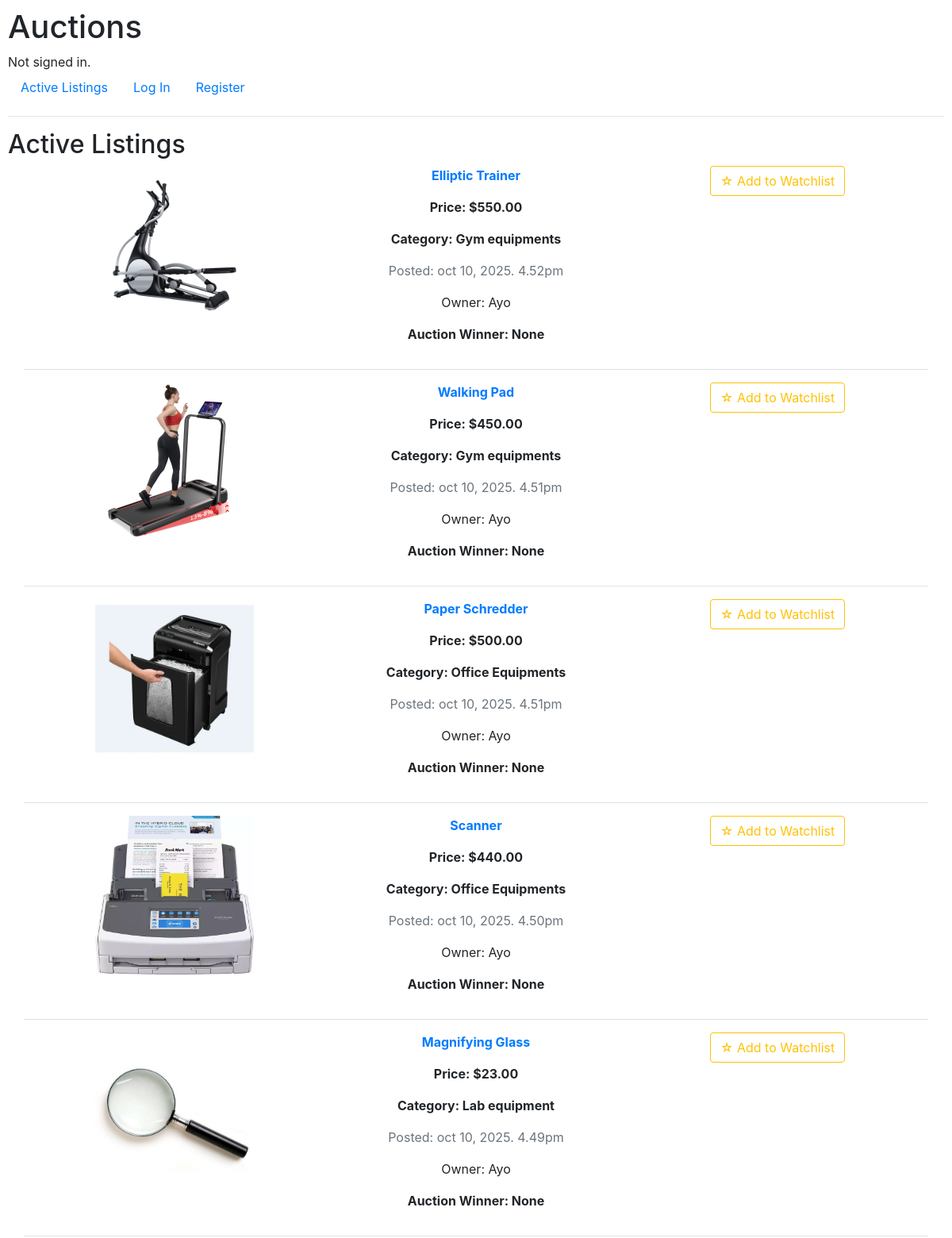
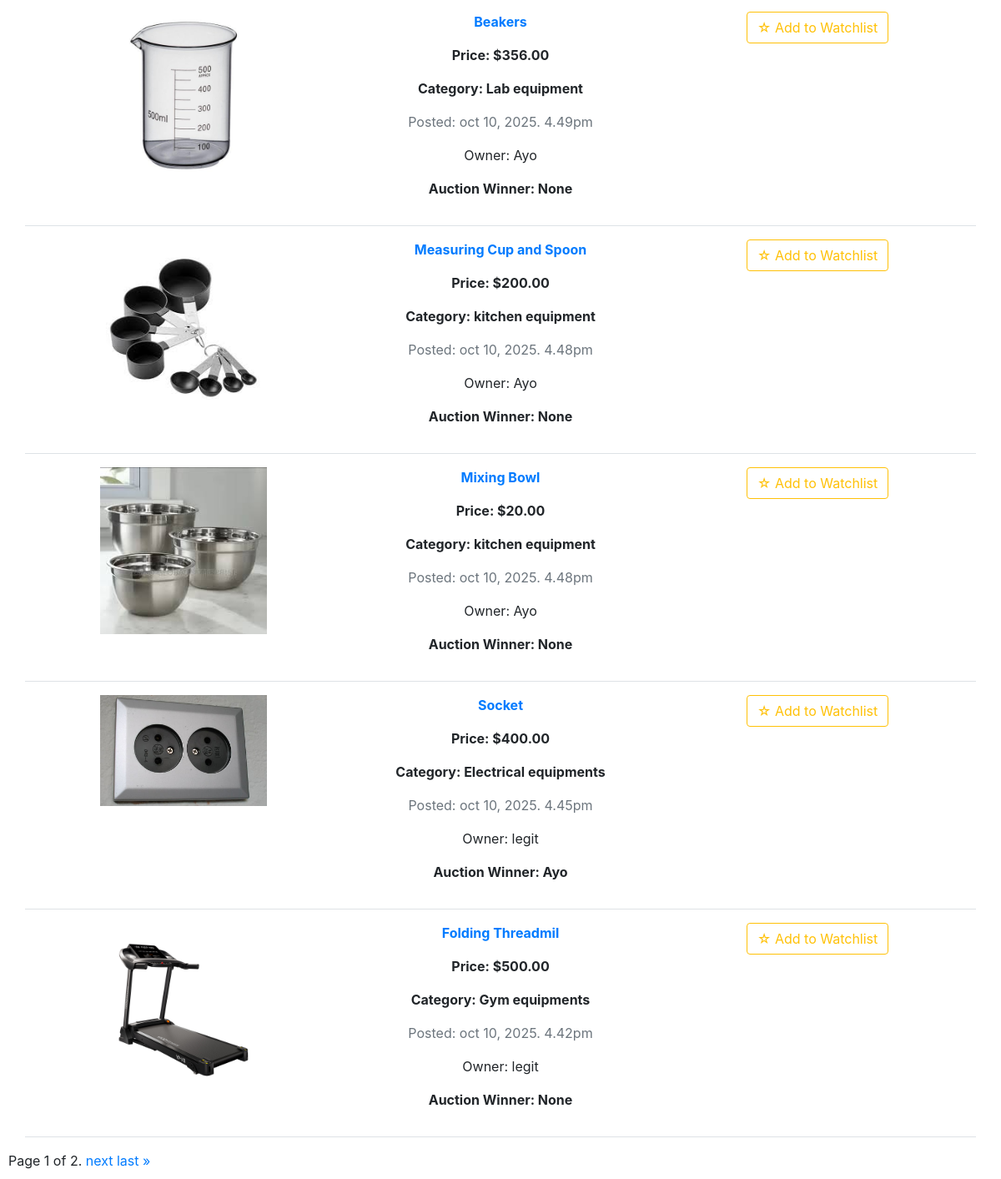
The page / on the database its author committed (2 pictures, top to bottom).
### auctions/models.py (models this page shows, shortened)
class Listing(models.Model):
    title = models.CharField(max_length=64, unique=True, validators=[validate_listing_title])
    description = models.CharField(max_length=512)
    starting_price = models.DecimalField(max_digits=10, decimal_places=2)  # Initial price
    current_price = models.DecimalField(max_digits=10, decimal_places=2, null=True, blank=True)  # Highest bid
    image = models.ImageField(upload_to='images/', null=True, blank=True)
    category = models.ForeignKey(Category, on_delete=models.CASCADE, null=True, blank=True)
    is_active = models.BooleanField(default=True)
    watchlist = models.ManyToManyField(User, blank=True, related_name="watchlisted_items")
    owner = models.ForeignKey(User, on_delete=models.CASCADE, related_name="listings_owned")
    bidders = models.ManyToManyField(User, through='Bid', related_name='bids', blank=True)  # Changed to plural
    winner = models.ForeignKey(User, on_delete=models.SET_NULL, related_name="listings_won", null=True, blank=True)  # Changed to SET_NULL
    created_date = models.DateTimeField(auto_now_add=True)
    end_date = models.DateTimeField(null=True, blank=True)  # Optional: auction end time
    def save(self, *args, **kwargs):
        if not self.current_price:
            self.current_price = self.starting_price
        super().save(*args, **kwargs)
    def get_highest_bid(self):
        return self.bid_set.order_by('-amount').first()
    def close_auction(self):
        highest_bid = self.get_highest_bid()
        if highest_bid:
            self.winner = highest_bid.user
            self.is_active = False
            self.save()
            return self.winner
        return None

class Category(models.Model):
    name = models.CharField(max_length=64, unique=True)
    class Meta:
        verbose_name_plural = "Categories"

class User(AbstractUser):
    phone_number = models.CharField(max_length=12, blank=True)
    created_date = models.DateTimeField(auto_now_add=True)
    modified_date = models.DateTimeField(auto_now=True)
    is_admin = models.BooleanField(default=False)
    def __str__(self):
        return self.username

class Bid(models.Model):
    user = models.ForeignKey(User, on_delete=models.CASCADE)
    listing = models.ForeignKey(Listing, on_delete=models.CASCADE)
    amount = models.DecimalField(max_digits=10, decimal_places=2)
    bid_time = models.DateTimeField(auto_now_add=True)
    class Meta:
        ordering = ['-amount']

### auctions/views.py (the view)
# urls.py: path("", views.index, name="index"),
def index(request):
    owner = request.user
    all_listings = Listing.objects.all().order_by('-created_date')  # Use appropriate field
    paginator = Paginator(all_listings, 10)  # 10 items per page
    page_number = request.GET.get('page')
    page_obj = paginator.get_page(page_number)
    return render(request, "auctions/index.html", {
        'owner': owner,
        'page_obj': page_obj
    })

### auctions/templates/auctions/index.html (shortened to what this page needs)
{% extends "auctions/layout.html" %}
{% load static %}
{% block body %}
    <h2>Active Listings</h2>
    <div class="container text-center">
        {% if page_obj %}
        {% for listing in page_obj %}
        <div class="row align-items-start pb-3 mb-3 border-bottom">
            <div class="col">
                {% if listing.image %}
                <img src="{{ listing.image.url }}" alt="Image for {{ listing.title }}" style="max-width:200px; max-height:200px;">
                {% else %}
                <p>No image available</p>
                {% endif %}
            </div>
            <div class="col">
                <p class="font-weight-bold"><a href="{% url 'listing_detail' listing.id %}">{{ listing.title }}</a></p>
                <p class="font-weight-bold">Price: ${{ listing.current_price }}</p>
                <p class="font-weight-bold">Category: {{ listing.category.name|default:"Uncategorized" }}</p>
                <p class="text-muted">Posted: {{ listing.created_date|date:"M j, Y. g.iA"|lower }}</p>
                <p>Owner: {{ listing.owner.username }}</p>
                <p class="font-weight-bold">Auction Winner: {{ listing.close_auction }}</p>
            </div>
            <div class="col">
                <button class="watchlist-btn btn {% if user in listing.watchlist.all %}btn-warning{% else %}btn-outline-warning{% endif %}"
                        data-listing-id="{{ listing.id }}"
                        data-url="{% url 'toggle_watchlist' listing.id %}">
                    {% if user in listing.watchlist.all %}
                        ★ Remove from Watchlist
                    {% else %}
                        ☆ Add to Watchlist
                    {% endif %}
                </button>
            </div>
        </div>
        {% endfor %}
    </div>
    {% else %}
    <p> No listings available. </p>
    {% endif %}
    <div class="pagination">
        <span class="page-links">
            <span class="current">
                Page {{ page_obj.number }} of {{ page_obj.paginator.num_pages }}.
            </span>
            {% if page_obj.has_next %}
                <a href="?page={{ page_obj.next_page_number }}">next</a>
                <a href="?page={{ page_obj.paginator.num_pages }}">last &raquo;</a>
            {% endif %}
        </span>
    </div>
{% endblock %}

### auctions/templates/auctions/layout.html (shortened to what this page needs)
{% load static %}
<!DOCTYPE html>
<html lang="en">
    <head>
        <link rel="stylesheet" href="https://stackpath.bootstrapcdn.com/bootstrap/4.4.1/css/bootstrap.min.css">
        <link href="{% static 'auctions/styles.css' %}" rel="stylesheet">
        <link href="https://cdn.jsdelivr.net/npm/sweetalert2@11/dist/sweetalert2.min.css" rel="stylesheet">
        <link rel="stylesheet" href="https://cdnjs.cloudflare.com/ajax/libs/font-awesome/6.0.0/css/all.min.css">
    </head>
    <body>
        <h1>Auctions</h1>
        <div>
            {% if user.is_authenticated %}
                Signed in as <strong>{{ user.username }}</strong>.
            {% else %}
                Not signed in.
            {% endif %}
        </div>
        <ul class="nav">
            <li class="nav-item">
                <a class="nav-link" href="{% url 'index' %}">Active Listings</a>
            </li>
            {% if user.is_authenticated %}
                <li class="nav-item">
                    <a class="nav-link" href="{% url 'create-listings' %}">Create Listings</a>
                </li>
                <li class="nav-item">
                    <a class="nav-link" href="{% url 'create-category' %}">Create Category</a>
                </li>
                <li class="nav-item position-relative">
                    <a class="nav-link" href="{% url 'watchlist' %}">
                        Watchlist
                        {% if user.watchlisted_items.count > 0 %}
                        <span id="nav-watchlist-count" class="position-absolute badge badge-pill badge-danger" style="top: -5px; right: -10px; font-size: 0.7em;">
                            {{ user.watchlisted_items.count }}
                        </span>
                        {% else %}
                        <span id="nav-watchlist-count" class="position-absolute badge badge-pill badge-danger" style="top: -5px; right: -10px; font-size: 0.7em; display: none;">
                            0
                        </span>
                        {% endif %}
                    </a>
                </li>
                <li class="nav-item">
                    <a class="nav-link" href="{% url 'logout' %}">Log Out</a>
                </li>
            {% else %}
                <li class="nav-item">
                    <a class="nav-link" href="{% url 'login' %}">Log In</a>
                </li>
                <li class="nav-item">
                    <a class="nav-link" href="{% url 'register' %}">Register</a>
                </li>
            {% endif %}
        </ul>
        <hr>
        {% block body %}
        {% endblock %}
    </body>
</html>

### auctions/static/auctions/styles.css (style rules this page uses)
body { padding: 10px; }

### rows shown on the page
Listing: image (picture), title "Elliptic Trainer", current_price "550.00", category.name "Gym equipments", created_date "oct 10, 2025. 4.52pm", owner.username "Ayo", close_auction "None", shows "☆ Add to Watchlist"
Listing: image (picture), title "Walking Pad", current_price "450.00", category.name "Gym equipments", created_date "oct 10, 2025. 4.51pm", owner.username "Ayo", close_auction "None", shows "☆ Add to Watchlist"
Listing: image (picture), title "Paper Schredder", current_price "500.00", category.name "Office Equipments", created_date "oct 10, 2025. 4.51pm", owner.username "Ayo", close_auction "None", shows "☆ Add to Watchlist"
Listing: image (picture), title "Scanner", current_price "440.00", category.name "Office Equipments", created_date "oct 10, 2025. 4.50pm", owner.username "Ayo", close_auction "None", shows "☆ Add to Watchlist"
Listing: image (picture), title "Magnifying Glass", current_price "23.00", category.name "Lab equipment", created_date "oct 10, 2025. 4.49pm", owner.username "Ayo", close_auction "None", shows "☆ Add to Watchlist"
Listing: image (picture), title "Beakers", current_price "356.00", category.name "Lab equipment", created_date "oct 10, 2025. 4.49pm", owner.username "Ayo", close_auction "None", shows "☆ Add to Watchlist"
Listing: image (picture), title "Measuring Cup and Spoon", current_price "200.00", category.name "kitchen equipment", created_date "oct 10, 2025. 4.48pm", owner.username "Ayo", close_auction "None", shows "☆ Add to Watchlist"
Listing: image (picture), title "Mixing Bowl", current_price "20.00", category.name "kitchen equipment", created_date "oct 10, 2025. 4.48pm", owner.username "Ayo", close_auction "None", shows "☆ Add to Watchlist"
Listing: image (picture), title "Socket", current_price "400.00", category.name "Electrical equipments", created_date "oct 10, 2025. 4.45pm", owner.username "legit", close_auction "Ayo", shows "☆ Add to Watchlist"
Listing: image (picture), title "Folding Threadmil", current_price "500.00", category.name "Gym equipments", created_date "oct 10, 2025. 4.42pm", owner.username "legit", close_auction "None", shows "☆ Add to Watchlist"

### other values the page prints
{{ page_obj.number }} "1"
{{ page_obj.paginator.num_pages }} "2"
